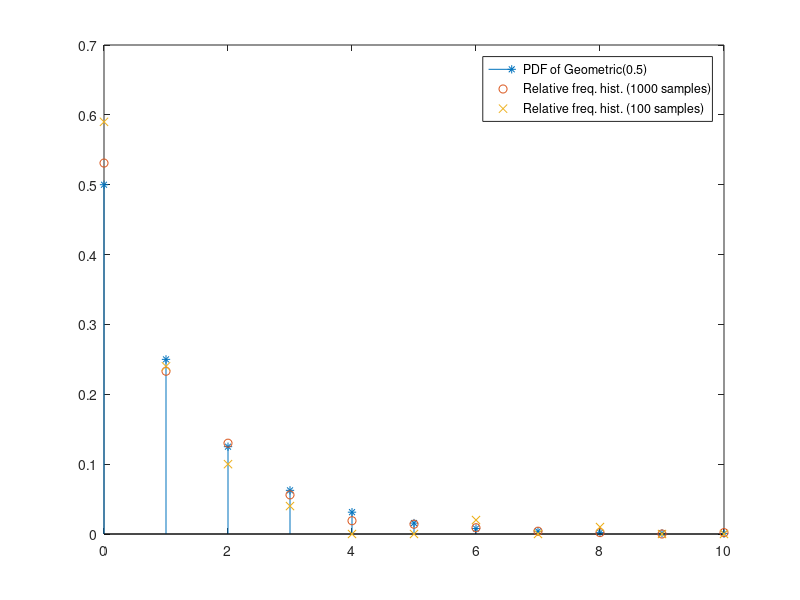

This figure's MATLAB source:
theta=0.5;
SampleSize=1000;
% simulate 1000 samples from Geometric(theta) RV
Samples=floor(log(rand(1,SampleSize))/ log (1-theta));
Xs = 0:10; % get some values for x
RelFreqs=hist(Samples,Xs)/SampleSize; % relative frequencies of Samples
stem(Xs,theta*((1-theta) .^ Xs),'*')% PDF of Geometric(theta) over Xs
hold on;
plot(Xs,RelFreqs,'o')% relative frequence histogram
RelFreqs100=hist(Samples(1:100),Xs)/100; % Relative Frequencies of first 100 samples
plot(Xs,RelFreqs100,'x')
legend('PDF of Geometric(0.5)', 'Relative freq. hist. (1000 samples)', ...
    'Relative freq. hist. (100 samples)')
